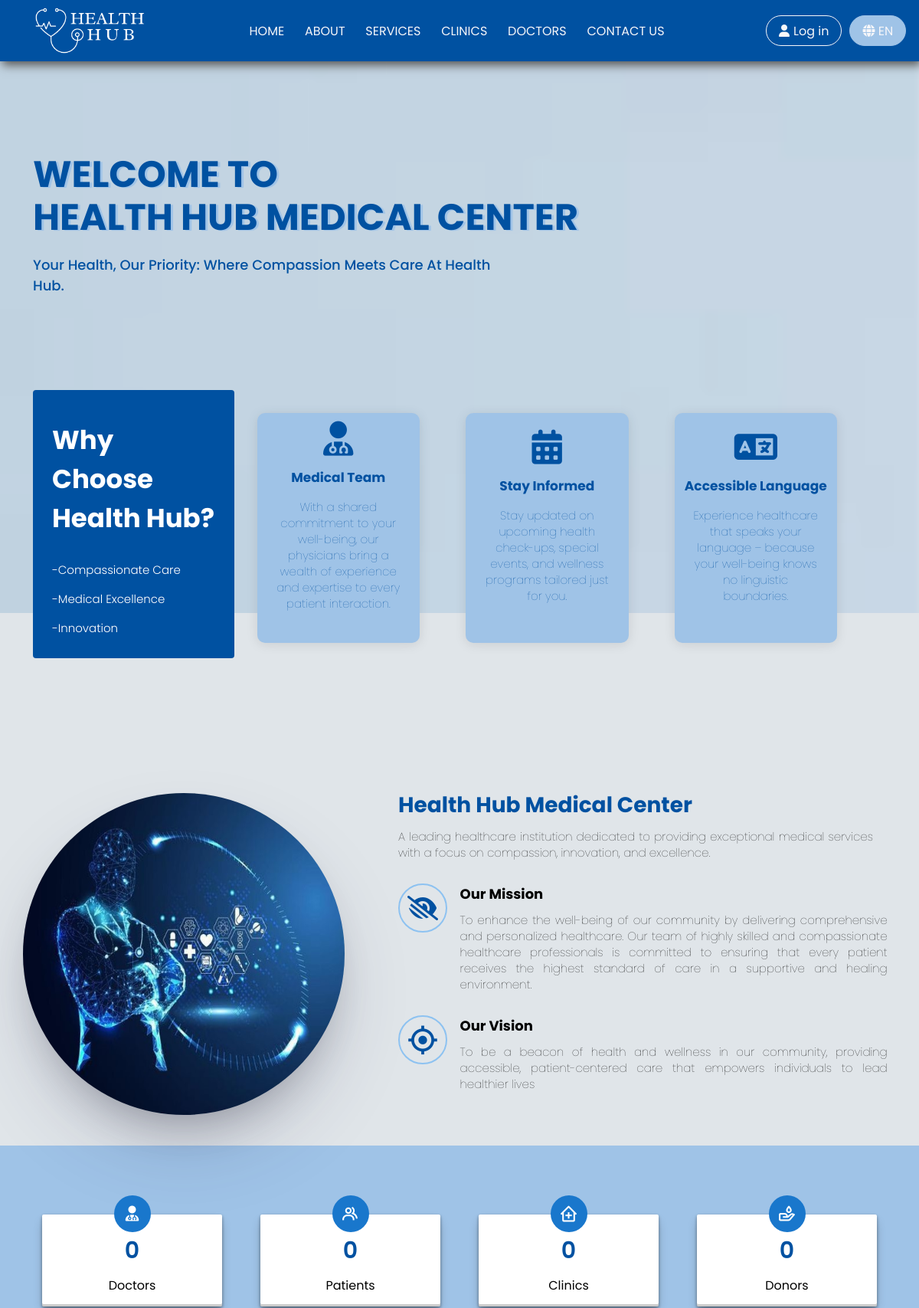
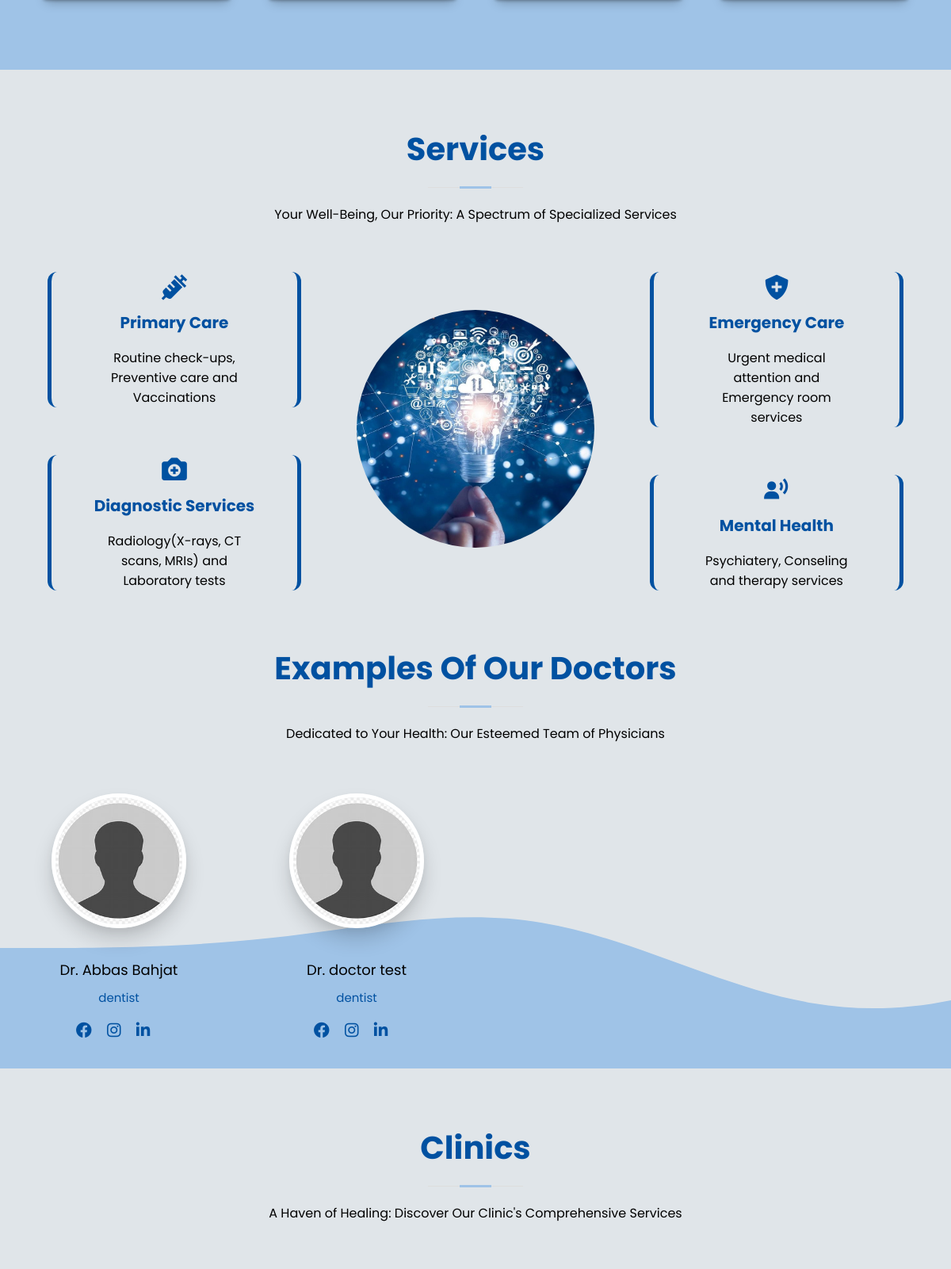
The app's page /home.php (upper part) with its own data (2 pictures, top to bottom).
### tables this page shows
CREATE TABLE `clinic` (
  `clinicId` int(11) NOT NULL,
  `name` varchar(200) NOT NULL,
  `description` varchar(200) NOT NULL,
  `photo` varchar(200) NOT NULL,
  `icon` varchar(200) NOT NULL
);

### language/en.php (called while the page is built, shortened)
<?php
    $banner = [
        'greet' => 'Welcome to',
        'title' => 'Health Hub Medical Center',
        'subtitle' => 'Your Health, Our Priority: Where Compassion Meets Care at Health Hub.',
    ];
    $whyUs = [
        'Why Choose Health Hub?' => 'Why Choose Health Hub?',
        'Medical Excellence' => 'Medical Excellence',
        'Compassionate Care' => 'Compassionate Care',
        'Innovation' => 'Innovation',
        'Medical Team' => 'Medical Team',
        'boxdesc2' => 'With a shared commitment to your well-being, our physicians bring a wealth of experience and expertise to every patient interaction. ',
        'Stay Informed' => 'Stay Informed',
        'boxdesc3' => 'Stay updated on upcoming health check-ups, special events, and wellness programs tailored just for you.',
        'Accessible Language' => 'Accessible Language',
        'boxdesc4' => 'Experience healthcare that speaks your language – because your well-being knows no linguistic boundaries.',
    ];
    $aboutUs = [
        'aboutTitle' => 'Health Hub Medical Center',
        'aboutDesc' => 'A leading healthcare institution dedicated to providing exceptional medical services with a focus on compassion, innovation, and excellence.',
        'Our Mission' => 'Our Mission',
        'missionDesc' => 'To enhance the well-being of our community by delivering comprehensive and personalized healthcare. Our team of highly skilled and compassionate healthcare professionals is committed to ensuring that every patient receives the highest standard of care in a supportive and healing environment.',
        'Our Vision' => 'Our Vision',
        'vissionDesc' => 'To be a beacon of health and wellness in our community, providing accessible, patient-centered care that empowers individuals to lead healthier lives',
    ];
    $counter = [
        'Doctors' => 'Doctors',
        'Patients' => 'Patients',
        'Clinics' => 'Clinics',
        'Donors' => 'Donors',
    ];
    $service = [
        'title' => 'Services',
        'subTitle' => 'Your Well-Being, Our Priority: A Spectrum of Specialized Services',
        'service1T' => 'Primary Care',
        'service1desc' => 'Routine check-ups, Preventive care and Vaccinations',
        'service2T' => 'Diagnostic Services',
        'service2desc' => 'Radiology(X-rays, CT scans, MRIs) and Laboratory tests',
        'service3T' => 'Emergency Care',
        'service3desc' => 'Urgent medical attention and Emergency room services',
        'service4T' => 'Mental Health',
        'service4desc' => 'Psychiatery, Conseling and therapy services',
    ];
    $doctor = [
        'title' => 'Examples of Our Doctors',
        'subtitle' => 'Dedicated to Your Health: Our Esteemed Team of Physicians',
    ];
    $clinic = [
        'title' => 'Clinics',
        'subtitle' => "A Haven of Healing: Discover Our Clinic's Comprehensive Services",
    ];
?>

### functions/selectData.php (called while the page is built, shortened)
<?php
include("config/dbcon.php");
function getRowCount($table) {
    global $con;
    $query = "SELECT * FROM $table";
    $stmt = mysqli_prepare($con, $query);
    if ($stmt) {
        mysqli_stmt_execute($stmt);
        $result = mysqli_stmt_get_result($stmt);
        return mysqli_num_rows($result);
    } else {
        die("Error in prepared statement: " . mysqli_error($con));
    }
}
function getDoctors(){
    global $con;
    $query= 'SELECT doctor.profilePic AS doctorPhoto, CONCAT(user.Fname, " ", user.Lname) AS FullName, clinic.name AS clinicName, media.facebook, media.instagram, media.linkedin
    FROM doctor
    LEFT JOIN user   ON doctor.userId = user.userId
    LEFT JOIN clinic ON clinic.clinicId = doctor.clinicId
    LEFT JOIN media  ON doctor.doctorId = media.doctorId;
    ';
    $stmt = mysqli_prepare($con, $query);
    if ($stmt) {
        mysqli_stmt_execute($stmt);
        $result = mysqli_stmt_get_result($stmt);
        return $result;
    } else {
        die("Error in prepared statement: " . mysqli_error($con));
    }
}
?>

### home.php (the view, shortened to what this page needs)
    <?php
        include('functions/selectData.php');
        include('includes/header.php');
        $doctorCount  = getRowCount('doctor');
        $patientCount = getRowCount('patient');
        $clinicCount  = getRowCount('clinic');
        $donorCount   = getRowCount('donor');
    ?>
    <section id="banner" class="banner">
        <div class="banner-container">
            <h1><?php echo $banner['greet']; ?></h1>
            <h1 class="bannerHeading-mt"><?php echo $banner['title']; ?></h1>
            <h2><?php echo $banner['subtitle']; ?> </h2>
        </div>
        <div class="why-us-container">
            <div class="why-us-grid-col1 col1-content">
                <h3><?php echo $whyUs['Why Choose Health Hub?']; ?></h3>
                <ul>
                    <li>-<?php echo $whyUs['Compassionate Care']; ?></li>
                    <li>-<?php echo $whyUs['Medical Excellence']; ?></li>
                    <li>-<?php echo $whyUs['Innovation']; ?></li>
                </ul>
            </div>
            <div class="why-us-grid-col2">
                <div class="icon-box">
                    <i class="fa-solid fa-user-doctor"></i>
                    <h4><?php echo $whyUs['Medical Team']; ?></h4>
                    <p><?php echo $whyUs['boxdesc2']; ?> </p>
                </div>
            </div>
            <div class="why-us-grid-col2">
                <div class="icon-box">
                    <i class="fa-solid fa-calendar-days"></i>
                    <h4><?php echo $whyUs['Stay Informed']; ?></h4>
                    <p><?php echo $whyUs['boxdesc3']; ?></p>
                </div>
            </div>
            <div class="why-us-grid-col2">
                <div class="icon-box">
                    <i class="fa-solid fa-language"></i>
                    <h4><?php echo $whyUs['Accessible Language']; ?></h4>
                    <p><?php echo $whyUs['boxdesc4']; ?></p>
                </div>
            </div>
        </div>
    </section>
    <section id="aboutSection" class="about">
        <div class="about-container">
            <div class="about-col1">
                <img id="aboutImage" src="images/about-home.jpg" alt="about-home">
            </div>
            <div class="about-col2">
                <h3><?php echo $aboutUs['aboutTitle']; ?></h3>
                <p><?php echo $aboutUs['aboutDesc']; ?></p>
                <div class="icon-box">
                    <div class="icon">
                        <i class="fa-solid fa-eye-low-vision"></i>
                    </div>
                    <div class="title-description">
                        <h4 class="title"><?php echo $aboutUs['Our Mission']; ?></h4>
                        <p class="description"><?php echo $aboutUs['missionDesc']; ?></p>
                    </div>
                </div>
                <div class="icon-box">
                    <div class="icon">
                        <i class='bx bx-target-lock'></i>
                    </div>
                    <div class="title-description">
                        <h4 class="title"><?php echo $aboutUs['Our Vision']; ?></h4>
                        <p class="description"><?php echo $aboutUs['vissionDesc']; ?></p>
                    </div>
                </div>
            </div>
        </div>
    </section>
     <section id="countsID" class="counts">
        <div class="Counts-container">
            <div class="count-sub-container">
                <div class="count-box">
                    <i class="fas fa-user-md"></i>
                    <span data-purecounter-start="0" data-purecounter-end="<?php echo $doctorCount-1; ?>" data-purecounter-duration="0" class="count">0</span>
                    <p><?php echo $counter['Doctors']; ?></p>
                </div>
                <div class="count-box">
                    <i class="bx bx-group"></i>
                    <span data-purecounter-start="0" data-purecounter-end="<?php echo $patientCount-1; ?>" data-purecounter-duration="0" class="count">0</span>
                    <p><?php echo $counter['Patients']; ?></p>
                </div>
                <div class="count-box">
                    <i class="bx bx-clinic"></i>
                    <span data-purecounter-start="0" data-purecounter-end="<?php echo $clinicCount-1; ?>" data-purecounter-duration="0" class="count">0</span>
                    <p><?php echo $counter['Clinics']; ?></p>
                </div>
                <div class="count-box">
                    <i class="bx bx-donate-blood"></i>
                    <span data-purecounter-start="0" data-purecounter-end="<?php echo $donorCount-1; ?>" data-purecounter-duration="0" class="count">0</span>
                    <p><?php echo $counter['Donors']; ?></p>
                </div>
            </div>
        </div>
    </section>
    <section id="serviceSection" class="service-heading">
        <div class="section-title">
            <h2><?php echo $service['title']; ?></h2>
            <p><?php echo $service['subTitle']; ?></p>
        </div>
    </section>
    <section id="service" class="service">
        <div class="service-container">
            <div class="col col-1">
                <div class="service-column">
                    <i class='bx bxs-injection'></i>
                    <h1><?php echo $service['service1T']; ?></h1>
                    <p><?php echo $service['service1desc']; ?></p>
                </div>
                <div class="service-column">
                    <i class='bx bxs-camera-plus'></i>
                    <h1><?php echo $service['service2T']; ?></h1>
                    <p class="padding-on-ipad"><?php echo $service['service2desc']; ?></p>
                </div>
            </div>
            <div class="col col-2">
                <div class="service-center">
                    <img src="images/services-home.jpg" class="service-image" width="150" height="150">
                </div>
            </div>
            <div class="col col-3">
                <div class="service-column">
                    <i class='bx bxs-shield-plus'></i>
                    <h1><?php echo $service['service3T']; ?></h1>
                    <p><?php echo $service['service3desc']; ?></p>
                </div>
                <div class="service-column">
                    <i class='bx bxs-user-voice'></i>
                    <h1><?php echo $service['service4T']; ?></h1>
                    <p><?php echo $service['service4desc']; ?></p>
                </div>
            </div>
        </div>
    </section>
    <section id="doctorSection" class="doctor-heading">
        <div class="section-title">
            <h2><?php echo $doctor['title']; ?></h2>
            <p><?php echo $doctor['subtitle']; ?></p>
        </div>
    </section>
    <section id="doctor" class = "doctor" >
        <div class="doctor-container">
        <?php
            $doctors  = getDoctors();
            $rowcount = mysqli_num_rows($doctors);
            if($rowcount > 0){
                for($i=0; $i < $rowcount ; $i++){
                    $selectdata = mysqli_fetch_array($doctors);
                    $profilePic = "docImgPlaceholder.jpg";
            ?>
            <div class="doctor-column<?php echo $i; ?>">
                <div class="team__item">
                    <img src="uploads/<?php echo $profilePic; ?>" alt="">
                    <h5>Dr. <?php echo $selectdata['FullName']; ?></h5>
                    <span><?php echo $selectdata['clinicName']; ?></span>
                    <div class="team__item__social">
                        <a href="<?= $selectdata['facebook']  != "" ?  $selectdata['facebook']  : "#" ?>"><i class="fa-brands fa-facebook"></i></a>
                        <a href="<?= $selectdata['instagram'] != "" ?  $selectdata['instagram'] : "#" ?>"><i class="fa-brands  fa-instagram"></i></a>
                        <a href="<?= $selectdata['linkedin']  != "" ?  $selectdata['linkedin']  : "#" ?>"><i class="fa-brands fa-linkedin-in"></i></a>
                    </div>
                </div>
            </div>
        <?php
                }
            }
        ?>
        </div>
    </section>
    <section id="clinic-heading" class="clinic-heading">
        <div class="section-title">
            <h2><?php echo $clinic['title']; ?></h2>
            <p><?php echo $clinic['subtitle']; ?></p>
        </div>
    </section>
    <section id="clinics" class="clinics">
        <div class="clinic-container">
        </div>
    </section>
<?php
    include('includes/footer.php');
?>

### records on screen
clinic: shows a picture, FullName "Abbas Bahjat", name "dentist", FullName "doctor test"

### other values on screen
$nav['HOME'] "HOME"
$nav['ABOUT'] "ABOUT"
$nav['SERVICES'] "SERVICES"
$nav['CLINICS'] "CLINICS"
$nav['DOCTORS'] "DOCTORS"
$nav['CONTACT US'] "CONTACT US"
$nav['Log in'] "Log in"
$nav['EN'] "EN"
$banner['greet'] "WELCOME TO"
$banner['title'] "HEALTH HUB MEDICAL CENTER"
$banner['subtitle'] "Your Health, Our Priority: Where Compassion Meets Care At Health Hub."
$whyUs['Why Choose Health Hub?'] "Why Choose Health Hub?"
$whyUs['Compassionate Care'] "Compassionate Care"
$whyUs['Medical Excellence'] "Medical Excellence"
$whyUs['Innovation'] "Innovation"
